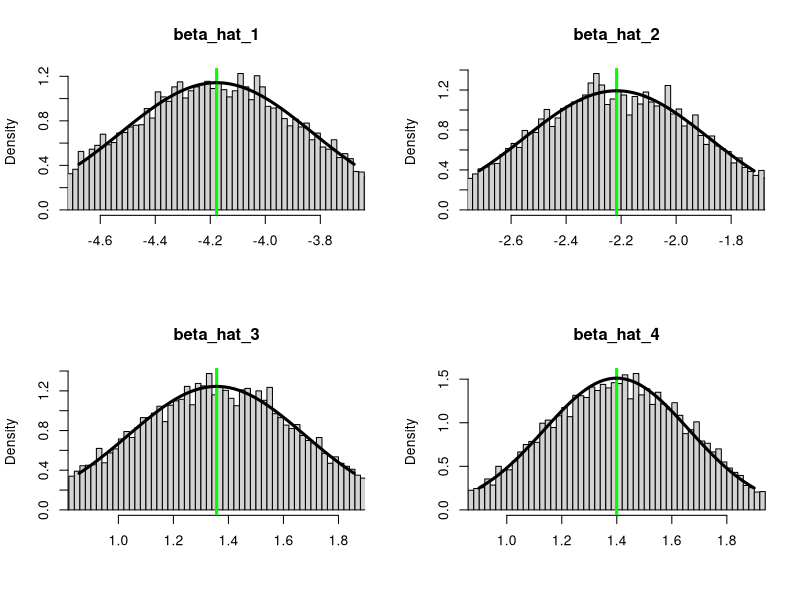

Here is the R script that generated this plot:
# Linear models and the sampling distribution of the least squares estimator
# assuming Gaussian errors



p = 4
sigma = .25
#sigma = 1
#sigma = 2

beta = runif( n=p, min=1, max=5) * (-1)^(runif(p) < .5)

n = 10
#n = 300
#n = 1000

X = cbind( 1, matrix( runif(n*(p-1)), ncol=p-1))
XtX_inv = solve(t(X) %*% X)


# Simulate a large number of data sets and least squares estimators 
#num_sims = 100
#num_sims = 300
num_sims = 10000
beta_hat_mat = matrix( NA, nrow=num_sims, ncol=p)
for(k in 1:num_sims){
	y = X %*% beta + rnorm( n, mean=0, sd=sigma)
	beta_hat_mat[k,] = XtX_inv %*% t(X) %*% y
}


# Plot the sampling distributions of the least squares estimates
pdf(paste0("sampling_dist_n",n,"_num_sims",num_sims,".pdf"))
par(mfrow=c(2,2))
for(j in 1:p){
	
	grid = seq( beta[j]-.5, beta[j]+.5, by=.01)
	
	hist( beta_hat_mat[,j], freq=F, main=paste0("beta_hat_",j), xlab=NULL,
	      xlim=c(beta[j]-.5,beta[j]+.5), breaks=floor(sqrt(num_sims)))
	abline( v=beta[j], col="green", lwd=3)
	
	sd_beta_j = sigma * sqrt(XtX_inv[j,j])
	lines(grid, dnorm( grid, mean=beta[j], sd=sd_beta_j), lwd=3)
}
dev.off()


# Check whether confidence intervals for the least squares estimates have the
# correct coverage
level = .8
coverage = rep( 0, p)
for(k in 1:num_sims){
	for(j in 1:p){
		sd_beta_j = sigma * sqrt(XtX_inv[j,j])
		lower = beta_hat_mat[k,j] - sd_beta_j * qnorm( (1-level)/2, lower.tail=F)
		upper = beta_hat_mat[k,j] + sd_beta_j * qnorm( (1-level)/2, lower.tail=F)
	
		coverage[j] = coverage[j] + (lower < beta[j] & beta[j] < upper)
	}
}
coverage = coverage / num_sims; coverage



